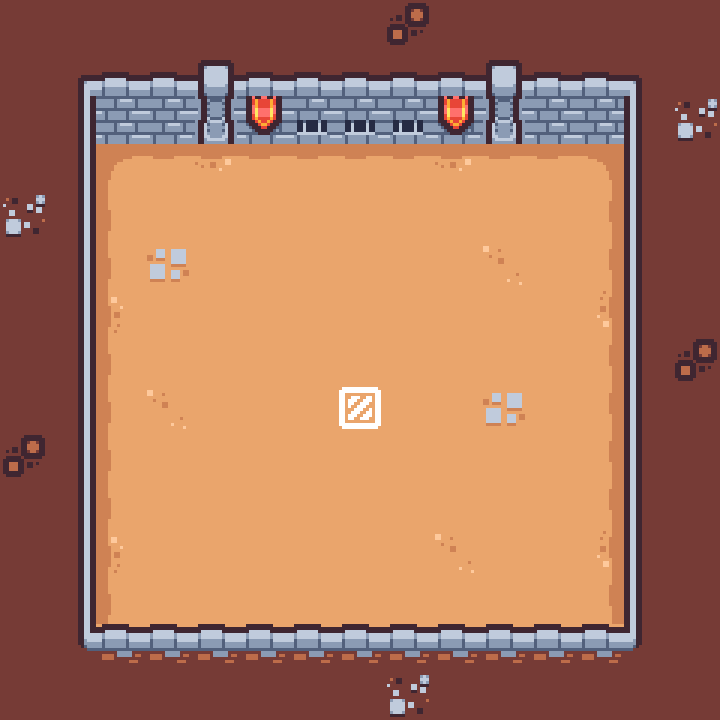

This is a level from a 2D game, rendered from its Tiled map with the project's own tilesets. A one-line summary and the map file follow, with tile-layer data summarised:
An orthogonal 15x15 tile map with 48x48 px tiles, 3 tile layers (ground, walls, start), 1 hidden layer not drawn.

<map version="1.10" tiledversion="1.11.2" orientation="orthogonal" renderorder="right-down" width="15" height="15" tilewidth="48" tileheight="48" infinite="0" nextlayerid="5" nextobjectid="1">
 <tileset firstgid="1" name="tiny_dungeon_x3" tilewidth="48" tileheight="48" spacing="3" tilecount="132" columns="12">
  <image source="tilemap.png" width="609" height="558" />
 </tileset>
 <layer id="1" name="ground" width="15" height="15">
  <data>[225 cells, 225 non-empty, 6 distinct tile ids]</data>
 </layer>
 <layer id="2" name="walls" width="15" height="15">
  <data>[225 cells, 115 non-empty, 16 distinct tile ids]</data>
 </layer>
 <layer id="3" name="collision" width="15" height="15" visible="0">
  <data>[225 cells, 59 non-empty, 1 distinct tile ids]</data>
 </layer>
 <layer id="4" name="start" width="15" height="15">
  <data>[225 cells, 1 non-empty, 1 distinct tile ids]</data>
 </layer>
</map>
